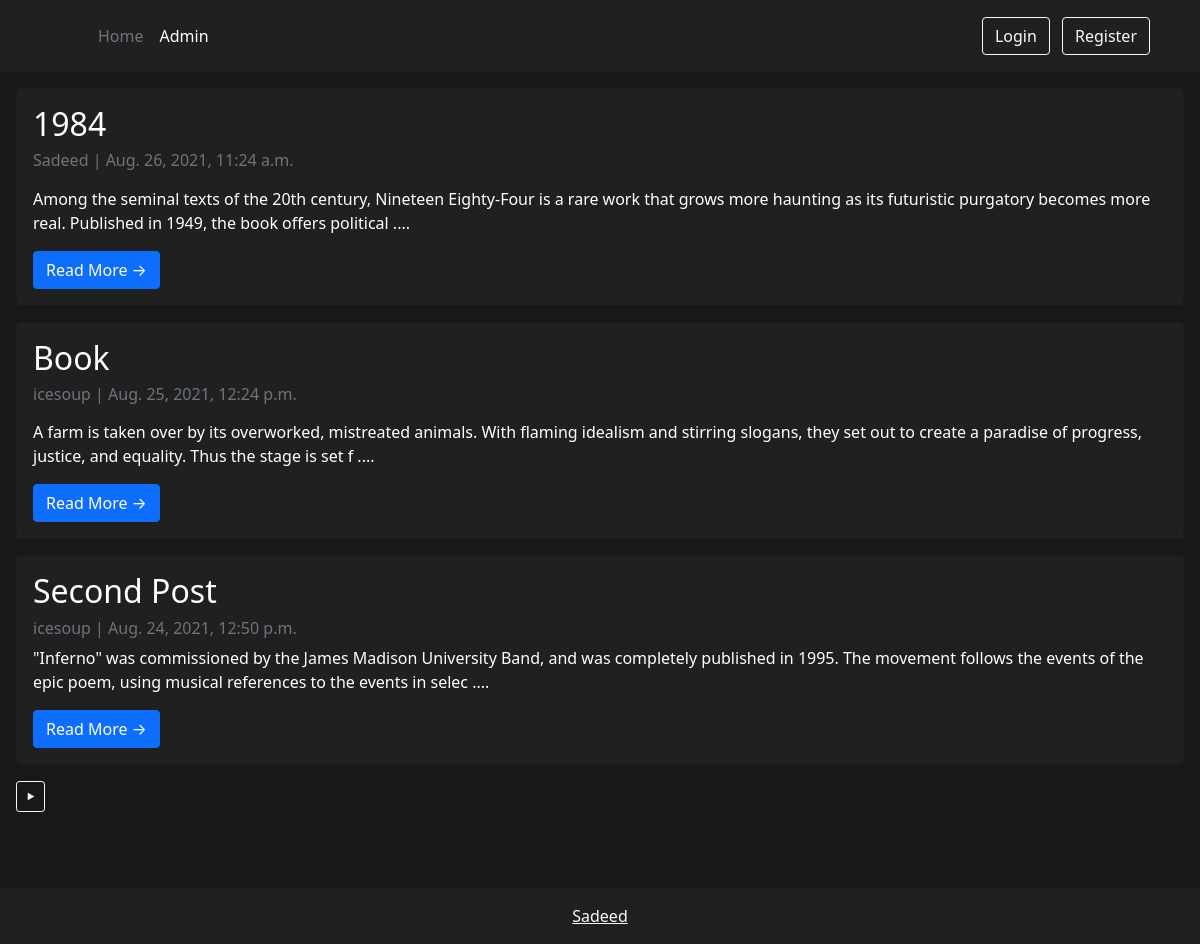
/, run on an earlier commit of the app's database.
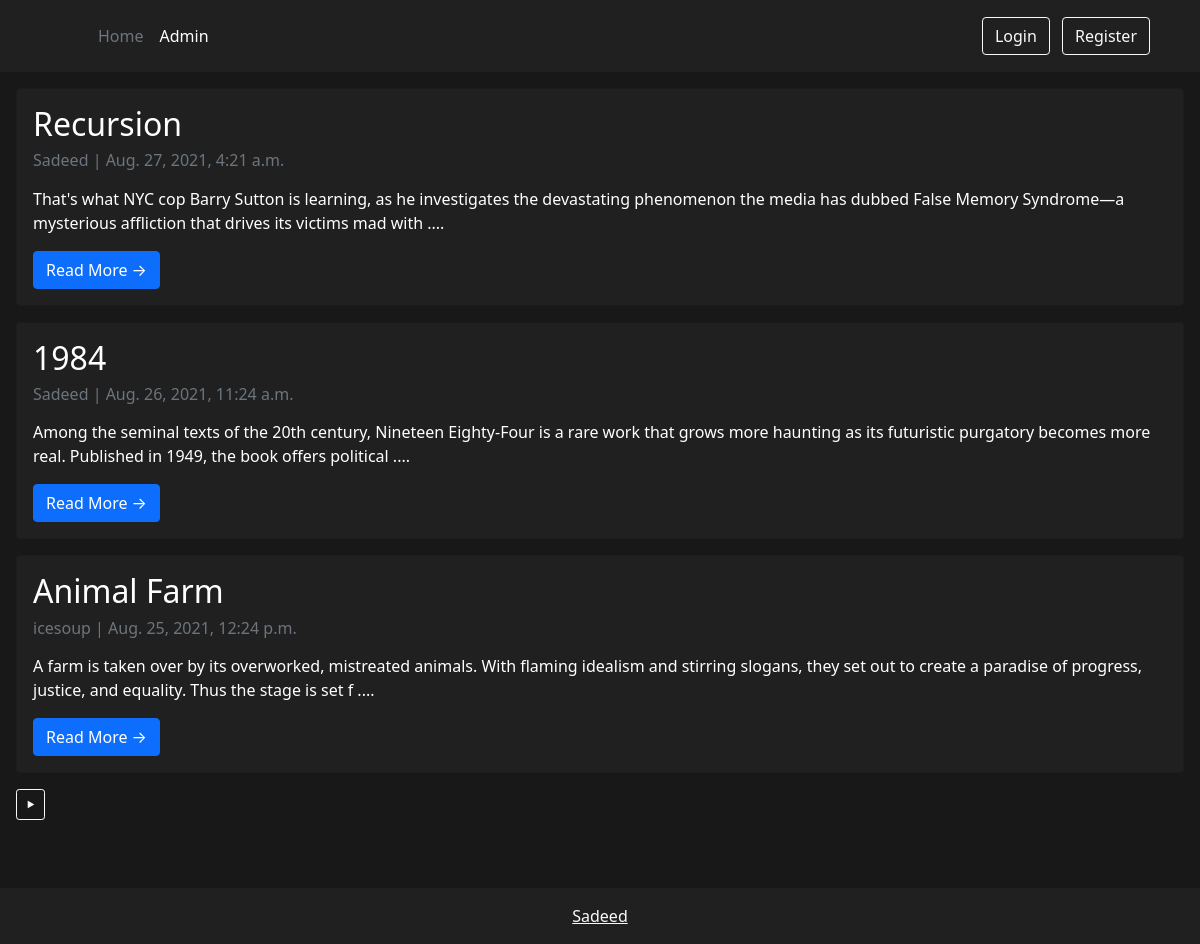
And on a later commit of the database.
### blog/models.py (models this page shows, shortened)
class Post(models.Model):
    title = models.CharField(max_length=200, unique=True)
    slug = models.SlugField(max_length=200, unique=True)
    author = models.ForeignKey(
        User, on_delete=models.CASCADE, related_name='blog_posts')
    updatedOn = models.DateTimeField(auto_now=True)
    content = models.TextField()
    createdOn = models.DateTimeField(auto_now_add=True)
    status = models.IntegerField(choices=STATUS, default=1)
    class Meta:
        ordering = ['-createdOn']

### blog/views.py (the view)
# urls.py: path('', views.PostList.as_view(), name='home'),
class PostList(generic.ListView):
    queryset = Post.objects.filter(status=1).order_by('-createdOn')
    template_name = 'blog/index.html'
    paginate_by = 3

### blog/templates/blog/index.html (shortened to what this page needs)
{% extends 'base.html' %}
{% block content %}
    {% for post in post_list %}
        <div class="card m-3" style="background-color: #202020; color: #FFFFFF;">
            <div class="card-body">
                <h2 class="card-title">{{ post.title }}</h2>
                <p class="card-text text-muted h6">{{ post.author }} | {{ post.createdOn}} </p>
                <p class="card-text">{{post.content| slice:":200" | safe }} .... </p>
                <a href="{% url 'post_detail' post.slug  %}" class="btn btn-primary">Read More &rarr;</a>
            </div>
        </div>
    {% endfor %}
{% block pagination %}
    {% if is_paginated %}
    <div class="m-3">
        <div class="pagination">
            <span class="page-links">
                {% if page_obj.has_next %}
                    <a class='btn btn-outline-light btn-sm' href="{{ request.path }}?page={{ page_obj.next_page_number }}">&#x2BC8;</a>
                {% endif %}
            </span>
        </div>
    </div>
    {% endif %}
{% endblock %}
{% endblock content %}

What changed in the data, as far as the page shows it:
no longer on this page (row edited): Post: title "Second Post", author "icesoup", createdOn "Aug. 24, 2021, 12:50 p.m.", content "\"Inferno\" was commissioned by the James Madison University Band, and was completely published in 1995. The movement follows the events of the epic poem, using musical references to the events in selec"
added Post: title "Recursion", author "Sadeed", createdOn "Aug. 27, 2021, 4:21 a.m.", content "That's what NYC cop Barry Sutton is learning, as he investigates the devastating phenomenon the media has dubbed False Memory Syndrome—a mysterious affliction that drives its victims mad with"
changed Post "icesoup": title "Book" → "Animal Farm"
